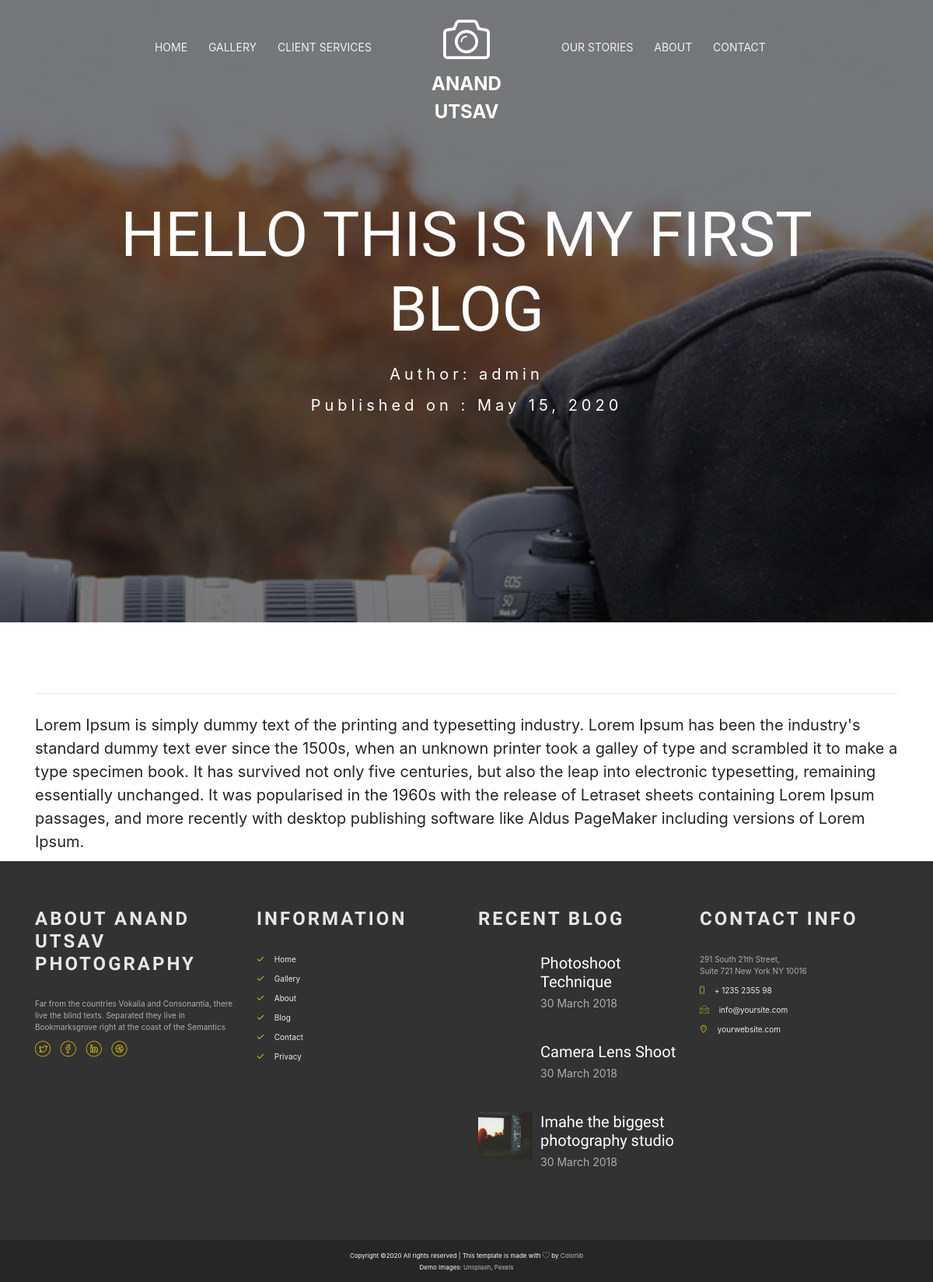
The app's page /blog/2/ with its own data.
### mainApp/models.py (models this page shows)
class BlogPost(models.Model):
    image = models.ImageField(upload_to='images/')
    title = models.CharField(max_length=100)
    published_date = models.DateField(auto_now=True)
    author = models.ForeignKey(settings.AUTH_USER_MODEL, on_delete=models.CASCADE, related_name='posts')
    content_des = models.CharField(max_length=500)
    content_main = models.TextField(max_length=5000)

### mainApp/views.py (the view)
# urls.py: 2. Add a URL to urlpatterns:  path('blog/', include('blog.urls'))
def blog(request, blogId=None):
    if blogId != None:
        blog = get_object_or_404(BlogPost, id=blogId)
        return render(request, 'blog-post.html', {'blog' : blog})
    blog_posts = BlogPost.objects.all()
    rows = getInGroups(blog_posts, 3)
    context = {'blogClass' : 'active', 'rows' : rows}
    return render(request, 'blog.html', context)

### templates/blog-post.html (shortened to what this page needs)
{% extends 'base.html' %}
{% block head %}
<link rel="stylesheet" href="https://stackpath.bootstrapcdn.com/bootstrap/4.4.1/css/bootstrap.min.css">
{% endblock %}
{% load static %}
{% block top_section %}
        <div class="display-t text-center">
            <div class="display-tc">
                <div class="container">
                    <div class="col-md-10 col-md-offset-1">
                        <div class="animate-box">
                            <h2>{{blog.title}}</h2>
                            <p class = "breadcrumbs">Author: {{blog.author}} </p>
                            <p class = "breadcrumbs">Published on : {{blog.published_date}} </p>
                        </div>
                    </div>
                </div>
            </div>
        </div>
{% endblock %}
{% block content %}
<div class="container" style="margin-top: 50px;">
    <br>
    <hr>
    <br>
    <p style="font-size: 2rem;">{{blog.content_main}}</p>
</div>
{% endblock %}

### templates/base.html (shortened to what this page needs)
{% load static %}
<!DOCTYPE HTML>
<html>
	<head>
	<link rel="stylesheet" href="{% static 'css/animate.css' %}">
	<link rel="stylesheet" href="{% static 'css/icomoon.css' %}">
	<link rel="stylesheet" href="{% static 'css/bootstrap.css' %}">
	<link rel="stylesheet" href="{% static 'css/magnific-popup.css' %}">
	<link rel="stylesheet" href="{% static 'css/owl.carousel.min.css' %}">
	<link rel="stylesheet" href="{% static 'css/owl.theme.default.min.css' %}">
	<link rel="stylesheet" href="{% static 'css/style.css' %}">
    <link rel = "stylesheet" href = "{% static 'css/login-form.css' %}" >
    {% block head %}
    {% endblock %}
	</head>
	<body>
	<div id="page">
		<nav class="colorlib-nav" role="navigation">
			<div class="top-menu">
				<div class="container">
					<div class="row">
						<div class="col-md-2 col-md-push-5 text-center">
                                <div id="colorlib-logo"><a href="/"><i class="icon-camera4"></i>ANAND UTSAV</a></div>
						</div>
						<div class="col-md-5 col-md-pull-2 text-right menu-1">
							<ul>
								<li class="{{indexClass}}}"><a href="/">Home</a></li>
								<li class="has-dropdown {{galleryClass}}}">
									<a href="/gallery">Gallery</a>
								</li>
								<li class="{{servicesClass}}}"><a href="/services"> Client Services</a></li>
							</ul>
						</div>
						<div class="col-md-5 text-left menu-1">
							<ul>
								<li class="{{blogClass}}}"><a href="/blog">Our Stories</a></li>
								<li class="{{aboutClass}}}"><a href="/about">About</a></li>
								<li class="{{contactClass}}}"><a href="/contact">Contact</a></li>
							</ul>
						</div>
					</div>
				</div>
			</div>
        </nav>
        <section id="home" class="video-hero" style="height: 800px; background-image: url({% static 'images/cover_img_2.jpg' %});  background-size:cover; background-position: center center;background-attachment:fixed;" data-section="home">
            <div class="overlay"></div>
                    {% block top_section %}
                    {% endblock %}
                </div>
            {% block content %}
            {% endblock %}
            <footer id="colorlib-footer">
                <div class="container">
                    <div class="row row-pb-md">
                        <div class="col-md-3 colorlib-widget">
                            <h4>About Anand Utsav Photography</h4>
                            <p>Far from the countries Vokalia and Consonantia, there live the blind texts. Separated they live in Bookmarksgrove right at the coast of the Semantics</p>
                            <p>
                                <ul class="colorlib-social-icons">
                                    <li><a href="#"><i class="icon-twitter"></i></a></li>
                                    <li><a href="#"><i class="icon-facebook"></i></a></li>
                                    <li><a href="#"><i class="icon-linkedin"></i></a></li>
                                    <li><a href="#"><i class="icon-dribbble"></i></a></li>
                                </ul>
                            </p>
                        </div>
                        <div class="col-md-3 colorlib-widget">
                            <h4>Information</h4>
                            <p>
                                <ul class="colorlib-footer-links">
                                    <li><a href="#"><i class="icon-check"></i> Home</a></li>
                                    <li><a href="#"><i class="icon-check"></i> Gallery</a></li>
                                    <li><a href="#"><i class="icon-check"></i> About</a></li>
                                    <li><a href="#"><i class="icon-check"></i> Blog</a></li>
                                    <li><a href="#"><i class="icon-check"></i> Contact</a></li>
                                    <li><a href="#"><i class="icon-check"></i> Privacy</a></li>
                                </ul>
                            </p>
                        </div>
                        <div class="col-md-3 colorlib-widget">
                            <h4>Recent Blog</h4>
                            <div class="f-blog">
                                <a href="blog.html" class="blog-img" style="background-image: url(images/blog-1.jpg);">
                                </a>
                                <div class="desc">
                                    <h2><a href="blog.html">Photoshoot Technique</a></h2>
                                    <p class="admin"><span>30 March 2018</span></p>
                                </div>
                            </div>
                            <div class="f-blog">
                                <a href="blog.html" class="blog-img" style="background-image: url(images/blog-2.jpg);">
                                </a>
                                <div class="desc">
                                    <h2><a href="blog.html">Camera Lens Shoot</a></h2>
                                    <p class="admin"><span>30 March 2018</span></p>
                                </div>
                            </div>
                            <div class="f-blog">
                                <a href="blog.html" class="blog-img" style="background-image: url(images/blog-3.jpg);">
                                </a>
                                <div class="desc">
                                    <h2><a href="blog.html">Imahe the biggest photography studio</a></h2>
                                    <p class="admin"><span>30 March 2018</span></p>
                                </div>
                            </div>
                        </div>
                        <div class="col-md-3 colorlib-widget">
                            <h4>Contact Info</h4>
                            <ul class="colorlib-footer-links">
                                <li>291 South 21th Street, <br> Suite 721 New York NY 10016</li>
                                <li><a href="tel://1234567920"><i class="icon-phone"></i> + 1235 2355 98</a></li>
                                <li><a href="mailto:info@yoursite.com"><i class="icon-envelope"></i> info@yoursite.com</a></li>
                                <li><a href="#"><i class="icon-location4"></i> yourwebsite.com</a></li>
                            </ul>
                        </div>
                    </div>
                </div>
                <div class="copy">
                    <div class="container">
                        <div class="row">
                            <div class="col-md-12 text-center">
                                <p>
                                    <small class="block">
    Copyright &copy;<script>document.write(new Date().getFullYear());</script> All rights reserved | This template is made with <i class="icon-heart" aria-hidden="true"></i> by <a href="https://colorlib.com" target="_blank">Colorlib</a>
    </small><br>
                                    <small class="block">Demo Images: <a href="http://unsplash.co/" target="_blank">Unsplash</a>, <a href="http://pexels.com/" target="_blank">Pexels</a></small>
                                </p>
                            </div>
                        </div>
                    </div>
                </div>
            </footer>
        </body>
    </html>

### records on screen
BlogPost: title "HELLO THIS IS MY FIRST BLOG", author "admin", published_date "May 15, 2020", content_main "Lorem Ipsum is simply dummy text of the printing and typesetting industry. Lorem Ipsum has been the industry's standard dummy text ever since the 1500s, when an unknown printer took a galley of type and scrambled it to make a type specimen book. It has survived not only five centuries, but also the leap into electronic typesetting, remaining essentially unchanged. It was popularised in the 1960s with the release of Letraset sheets containing Lorem Ipsum passages, and more recently with desktop publishing software like Aldus PageMaker including versions of Lorem Ipsum."
